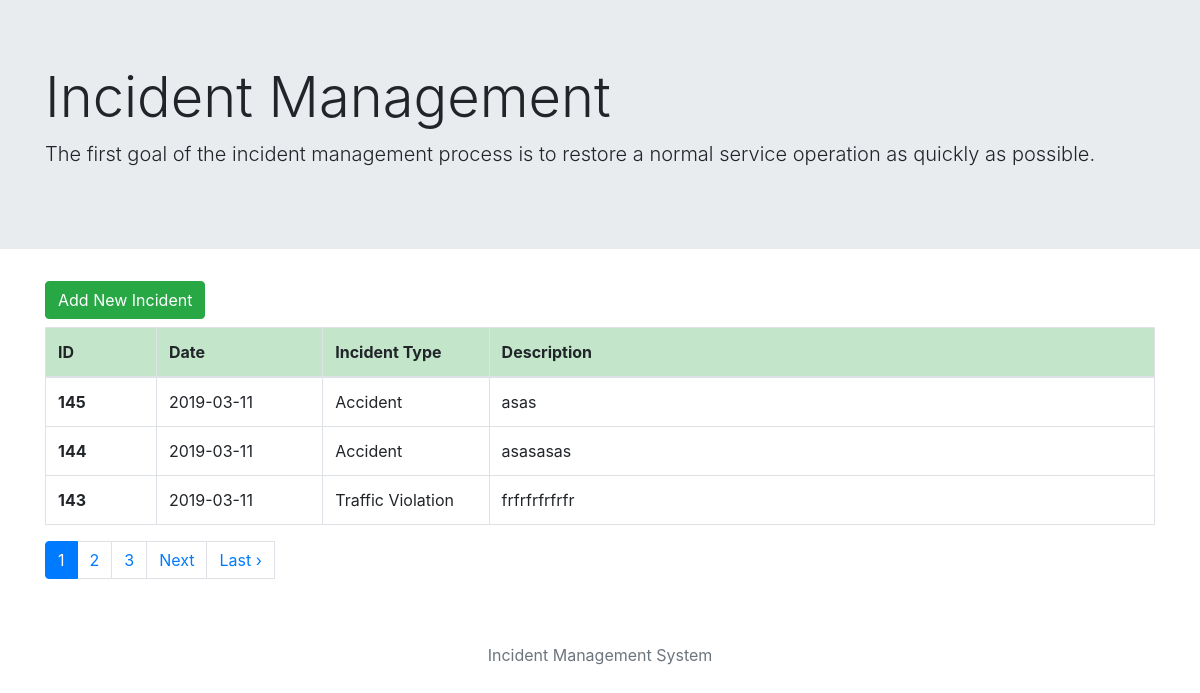
/index.php/incident/show_incidents, run on the app's committed database.
### tables this page shows
CREATE TABLE `incident_details` (
  `ID` int(10) NOT NULL,
  `type` varchar(50) NOT NULL,
  `date` date NOT NULL,
  `description` varchar(1002) NOT NULL
);

### index.php (called while the page is built, shortened)
<?php
require_once BASEPATH.'core/CodeIgniter.php';

### application/models/incident_model.php (called while the page is built, shortened)
<?php
class Incident_model extends CI_Model {
    public function get_incidents($limit, $start) {
        $this->db->limit($limit, $start);
        $this->db->order_by('ID', 'DESC');
        $query = $this->db->get('incident_details');
        if($query->num_rows() > 0) {
            foreach($query->result() as $row) {
                $data[] = $row;
            }
            return $data;
        }
        return false;
    }
}
?>

### application/views/pages/all_incidents.php (the view)
<div class="container">
    <div class="row mb-2">
        <div class="col">
            <a class="btn btn-success" href="<?php echo base_url();?>" role="button">Add New Incident</a>
        </div>
    </div>
    <div class="row">
        <div class="col-12">
            <?php if(isset($incidents)) {?>
            <table class="table table-bordered table-hover">
                <thead class="table-success">
                    <tr>
                        <th style="width: 10%" scope="col">ID</th>
                        <th style="width: 15%" scope="col">Date</th>
                        <th style="width: 15%" scope="col">Incident Type</th>
                        <th style="width: 60%" scope="col">Description</th>
                    </tr>
                </thead>
                <tbody>
                    <?php
                foreach($incidents as $item) { ?>
                    <tr>
                        <th scope="row"><?php echo $item->ID; ?></th>
                        <td><?php echo $item->date; ?></td>
                        <td><?php echo $item->type; ?></td>
                        <td class="text-justify"><?php echo $item->description; ?></td>
                    </tr>
                    <?php } ?>
                </tbody>
            </table>
            <?php } else {?>
            <div>No record(s) found.</div>
            <?php } ?>
            <?php foreach($links as $link) {?>
            <?php echo $link; ?>
            <?php } ?>
        </div>
    </div>
</div>

### data on the page
incident_details: ID "145", date "2019-03-11", type "Accident", description "asas"
incident_details: ID "144", date "2019-03-11", type "Accident", description "asasasas"
incident_details: ID "143", date "2019-03-11", type "Traffic Violation", description "frfrfrfrfrfr"

### other printed values
$link "1 2 3 Next Last ›"
